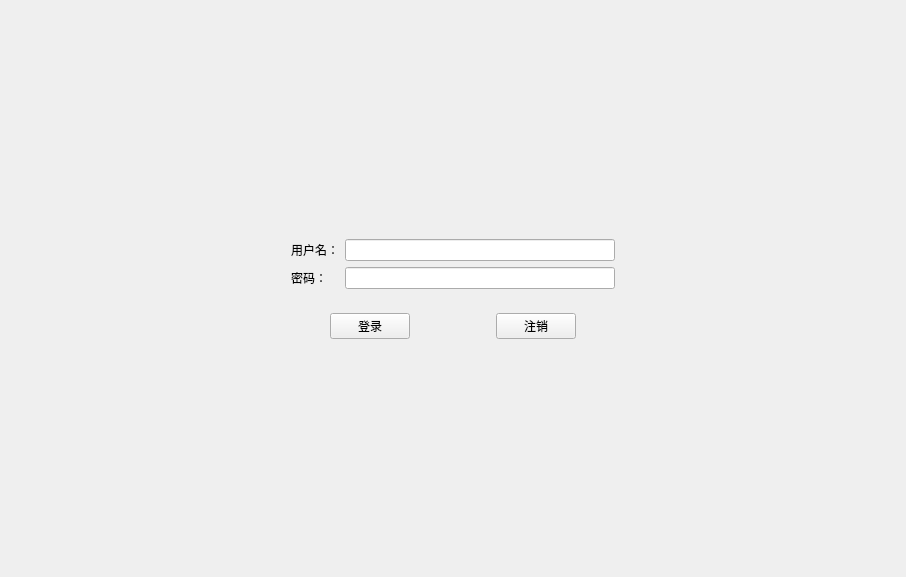
<?xml version="1.0" encoding="UTF-8"?>
<ui version="4.0">
 <class>Widget</class>
 <widget class="QWidget" name="Widget">
  <property name="geometry">
   <rect>
    <x>0</x>
    <y>0</y>
    <width>906</width>
    <height>577</height>
   </rect>
  </property>
  <property name="minimumSize">
   <size>
    <width>389</width>
    <height>247</height>
   </size>
  </property>
  <property name="focusPolicy">
   <enum>Qt::NoFocus</enum>
  </property>
  <property name="windowTitle">
   <string>用户登录</string>
  </property>
  <property name="toolTipDuration">
   <number>-1</number>
  </property>
  <layout class="QVBoxLayout" name="verticalLayout_4">
   <item>
    <spacer name="verticalSpacer_2">
     <property name="orientation">
      <enum>Qt::Vertical</enum>
     </property>
     <property name="sizeHint" stdset="0">
      <size>
       <width>20</width>
       <height>40</height>
      </size>
     </property>
    </spacer>
   </item>
   <item>
    <widget class="QWidget" name="widget_4" native="true">
     <property name="sizePolicy">
      <sizepolicy hsizetype="Preferred" vsizetype="Fixed">
       <horstretch>0</horstretch>
       <verstretch>0</verstretch>
      </sizepolicy>
     </property>
     <layout class="QGridLayout" name="gridLayout_3">
      <item row="1" column="1">
       <widget class="QLabel" name="label_2">
        <property name="text">
         <string>密码：</string>
        </property>
       </widget>
      </item>
      <item row="0" column="1">
       <widget class="QLabel" name="label">
        <property name="text">
         <string>用户名：</string>
        </property>
       </widget>
      </item>
      <item row="1" column="2">
       <widget class="QLineEdit" name="lineEdit_2">
        <property name="focusPolicy">
         <enum>Qt::TabFocus</enum>
        </property>
        <property name="echoMode">
         <enum>QLineEdit::Password</enum>
        </property>
       </widget>
      </item>
      <item row="0" column="0">
       <spacer name="horizontalSpacer_3">
        <property name="orientation">
         <enum>Qt::Horizontal</enum>
        </property>
        <property name="sizeHint" stdset="0">
         <size>
          <width>40</width>
          <height>20</height>
         </size>
        </property>
       </spacer>
      </item>
      <item row="0" column="2">
       <widget class="QLineEdit" name="lineEdit">
        <property name="focusPolicy">
         <enum>Qt::NoFocus</enum>
        </property>
        <property name="text">
         <string/>
        </property>
       </widget>
      </item>
      <item row="0" column="3">
       <spacer name="horizontalSpacer_4">
        <property name="orientation">
         <enum>Qt::Horizontal</enum>
        </property>
        <property name="sizeHint" stdset="0">
         <size>
          <width>40</width>
          <height>20</height>
         </size>
        </property>
       </spacer>
      </item>
     </layout>
    </widget>
   </item>
   <item>
    <widget class="QWidget" name="widget_3" native="true">
     <property name="sizePolicy">
      <sizepolicy hsizetype="Preferred" vsizetype="Fixed">
       <horstretch>0</horstretch>
       <verstretch>0</verstretch>
      </sizepolicy>
     </property>
     <layout class="QHBoxLayout" name="horizontalLayout_11">
      <item>
       <spacer name="horizontalSpacer">
        <property name="orientation">
         <enum>Qt::Horizontal</enum>
        </property>
        <property name="sizeHint" stdset="0">
         <size>
          <width>40</width>
          <height>20</height>
         </size>
        </property>
       </spacer>
      </item>
      <item>
       <widget class="QPushButton" name="pushButton">
        <property name="text">
         <string>登录</string>
        </property>
       </widget>
      </item>
      <item>
       <spacer name="horizontalSpacer_7">
        <property name="orientation">
         <enum>Qt::Horizontal</enum>
        </property>
        <property name="sizeType">
         <enum>QSizePolicy::Fixed</enum>
        </property>
        <property name="sizeHint" stdset="0">
         <size>
          <width>80</width>
          <height>20</height>
         </size>
        </property>
       </spacer>
      </item>
      <item>
       <widget class="QPushButton" name="pushButton_2">
        <property name="text">
         <string>注销</string>
        </property>
       </widget>
      </item>
      <item>
       <spacer name="horizontalSpacer_2">
        <property name="orientation">
         <enum>Qt::Horizontal</enum>
        </property>
        <property name="sizeHint" stdset="0">
         <size>
          <width>40</width>
          <height>20</height>
         </size>
        </property>
       </spacer>
      </item>
     </layout>
    </widget>
   </item>
   <item>
    <spacer name="verticalSpacer">
     <property name="orientation">
      <enum>Qt::Vertical</enum>
     </property>
     <property name="sizeHint" stdset="0">
      <size>
       <width>20</width>
       <height>40</height>
      </size>
     </property>
    </spacer>
   </item>
  </layout>
 </widget>
 <resources/>
 <connections/>
</ui>
